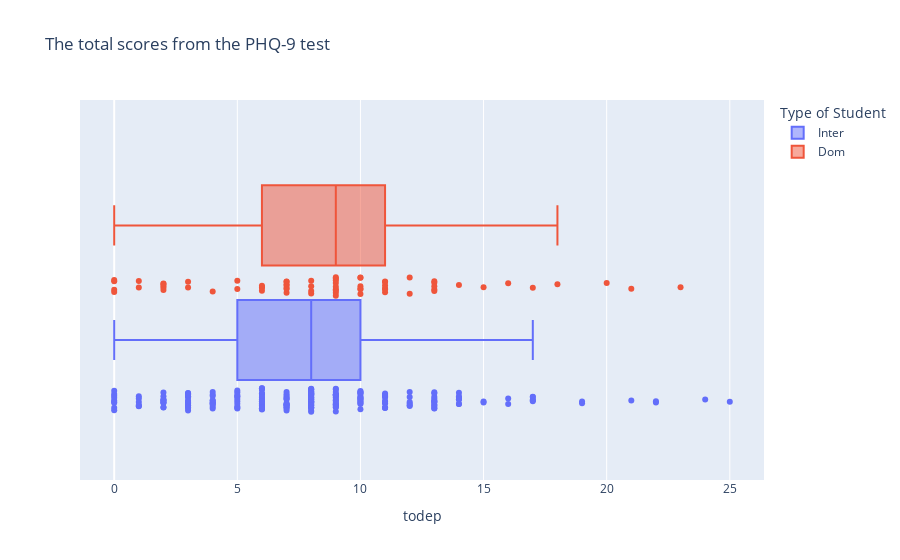

The notebook cell this image was saved under:
### Markdown cell above
### The total scores from the PHQ-9 test

### Code cell
# Create the box plot figure
fig = px.box(

# Select the dataframe
    data_frame=data, 

# Select the column you want to visualize
    x="todep", 
    
# Select the additional column to determine different groups of data    
    color="inter_dom", 

# Select the additional column to determine what information is shown when you hover over the plot
    hover_data=["age"],

# Select the option to view all data points
    points="all",

# Clean up the labels
    title="The total scores from the PHQ-9 test",
    labels={"inter_dom":"Type of Student", "ToDep":"Total PHQ-9 Scores"})

# Show the figure
fig.show()

### Figure 1 — Plotly figure (JSON) as saved in the notebook; plotly's stock layout.template omitted (floating-point values rounded to 4 significant figures; data arrays with more than 128 entries replaced by an {"elided": "..."} marker saying what was removed)
{"data": [{"alignmentgroup": "True", "boxpoints": "all", "customdata": {"elided": "219x1 int values"}, "hovertemplate": "Type of Student=Inter<br>todep=%{x}<br>age=%{customdata[0]}<extra></extra>", "legendgroup": "Inter", "marker": {"color": "#636efa"}, "name": "Inter", "notched": false, "offsetgroup": "Inter", "orientation": "h", "showlegend": true, "type": "box", "x": {"elided": "219 int values"}, "x0": " ", "xaxis": "x", "y0": " ", "yaxis": "y"}, {"alignmentgroup": "True", "boxpoints": "all", "customdata": [[27], [18], [21], [20], [21], [20], [18], [22], [22], [20], [21], [21], [20], [21], [21], [20], [21], [21], [22], [21], [21], [19], [23], [18], [18], [18], [18], [18], [20], [20], [19], [20], [21], [23], [20], [21], [19], [20], [20], [21], [20], [19], [20], [20], [19], [24], [22], [21], [19], [23], [23], [21], [18], [21], [22], [20], [19], [18], [19], [20], [21], [22], [21], [22], [19], [19], [20]], "hovertemplate": "Type of Student=Dom<br>todep=%{x}<br>age=%{customdata[0]}<extra></extra>", "legendgroup": "Dom", "marker": {"color": "#EF553B"}, "name": "Dom", "notched": false, "offsetgroup": "Dom", "orientation": "h", "showlegend": true, "type": "box", "x": [12, 9, 7, 3, 10, 6, 6, 0, 13, 9, 7, 20, 21, 23, 2, 13, 7, 11, 5, 1, 8, 8, 11, 11, 0, 8, 16, 7, 2, 14, 9, 10, 15, 10, 12, 11, 11, 10, 3, 4, 18, 9, 5, 2, 7, 10, 7, 6, 9, 2, 13, 10, 9, 6, 0, 13, 9, 9, 17, 13, 0, 11, 8, 2, 9, 1, 7], "x0": " ", "xaxis": "x", "y0": " ", "yaxis": "y"}], "layout": {"boxmode": "group", "legend": {"title": {"text": "Type of Student"}, "tracegroupgap": 0}, "title": {"text": "The total scores from the PHQ-9 test"}, "xaxis": {"anchor": "y", "domain": [0, 1], "title": {"text": "todep"}}, "yaxis": {"anchor": "x", "domain": [0, 1]}}}
